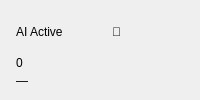
          <widget class="QFrame" name="card_ai_active_camera">
           <property name="frameShape">
            <enum>QFrame::NoFrame</enum>
           </property>
           <layout class="QVBoxLayout" name="layout_card_ai_active">
            <property name="spacing">
             <number>4</number>
            </property>
            <property name="leftMargin">
             <number>16</number>
            </property>
            <property name="topMargin">
             <number>12</number>
            </property>
            <property name="rightMargin">
             <number>16</number>
            </property>
            <property name="bottomMargin">
             <number>12</number>
            </property>
            <item>
             <layout class="QHBoxLayout">
              <item>
               <widget class="QLabel" name="lbl_ai_active_title">
                <property name="text">
                 <string>AI Active</string>
                </property>
               </widget>
              </item>
              <item>
               <spacer>
                <property name="orientation">
                 <enum>Qt::Vertical</enum>
                </property>
                <property name="sizeHint" stdset="0">
                 <size>
                  <width>20</width>
                  <height>20</height>
                 </size>
                </property>
               </spacer>
              </item>
              <item>
               <widget class="QLabel" name="lbl_ai_active_icon">
                <property name="text">
                 <string>🤖</string>
                </property>
               </widget>
              </item>
             </layout>
            </item>
            <item>
             <widget class="QLabel" name="lbl_ai_active_value">
              <property name="text">
               <string>0</string>
              </property>
             </widget>
            </item>
            <item>
             <widget class="QLabel" name="lbl_ai_active_status">
              <property name="text">
               <string>—</string>
              </property>
             </widget>
            </item>
           </layout>
          </widget>
